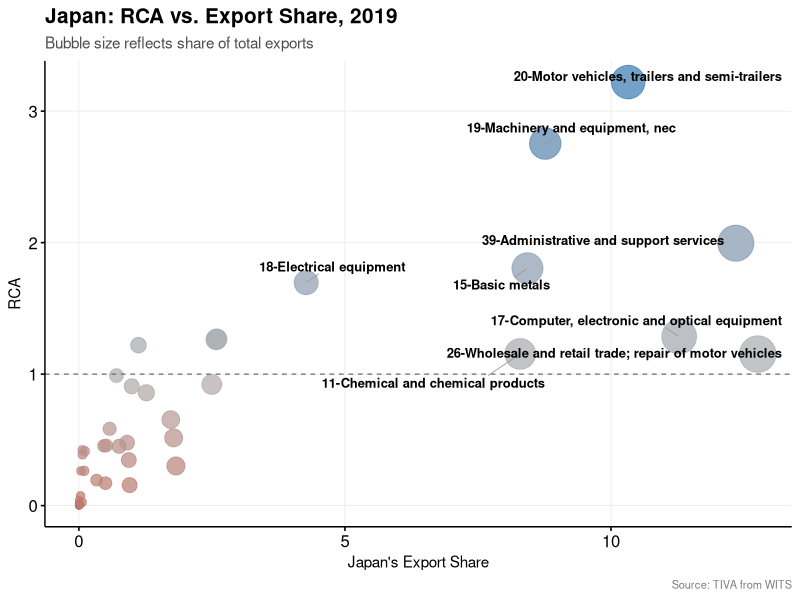
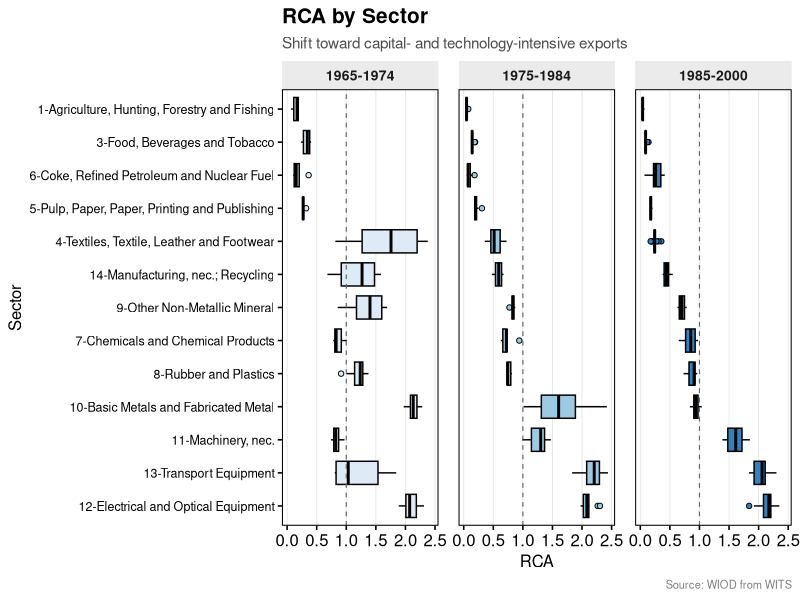
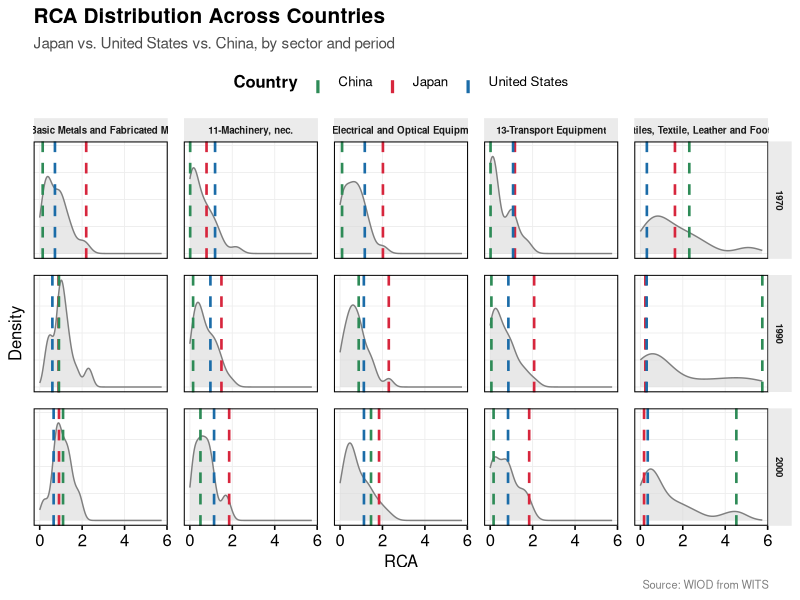

Source code (R) for these figures, in order:
## ---- chunk 1
#| echo: false
library(data.table)
library(ggpubr)
library(ggrepel)

dtcaw_tiva = fread("../data/02 ca/rca_jpn_tiva.csv")

ggscatter(
  dtcaw_tiva,
  x = "export_share",
  y = "traditional",
  size = "export_share",
  color = "traditional",
  xlab = "Japan's Export Share",
  ylab = "RCA",
  title = "Japan: RCA vs. Export Share, 2019",
  subtitle = "Bubble size reflects share of total exports",
  caption = "Source: TIVA from WITS",
  alpha = 0.75
) +
  scale_size_continuous(range = c(2, 12)) +
  scale_color_gradient2(
    midpoint = 1, low = "firebrick", mid = "grey70", high = "steelblue"
  ) +
  geom_hline(yintercept = 1, linetype = "dashed", color = "grey40", linewidth = 0.4) +
  geom_text_repel(
    aes(label = label_sect),
    size = 3.3,
    fontface = "bold",
    max.overlaps = 20,
    box.padding = 0.5,
    segment.color = "grey60",
    segment.size = 0.3
  ) +
  theme(
    legend.position = "none",
    plot.title = element_text(face = "bold", size = 15),
    plot.subtitle = element_text(color = "grey30", size = 11),
    plot.caption = element_text(color = "grey50", size = 8),
    panel.grid.major = element_line(color = "grey92", linewidth = 0.3),
    axis.title = element_text(size = 11)
  )

## ---- chunk 2
#| echo: false
library(data.table)
library(ggpubr)
library(ggrepel)

dtcaw_jpn = fread("../data/02 ca/rca_jpn.csv")

order_levels = unique(dtcaw_jpn[order(-traditional_med),sect_name])
dtcaw_jpn[,sect_name:=factor(sect_name,levels = order_levels)]

ggboxplot(
  dtcaw_jpn,
  x = "sect_name",
  xlab = "Sector",
  y = "traditional",
  ylab = "RCA",
  rotate = TRUE,
  facet.by = "period",
  nrow = 1,
  title = "RCA by Sector",
  subtitle = "Shift toward capital- and technology-intensive exports",
  caption = "Source: WIOD from WITS",
  fill = "period",
  palette = "Blues",
  outlier.shape = 21,
  outlier.size = 1.5
) +
  geom_hline(yintercept = 1, linetype = "dashed", color = "grey40", linewidth = 0.4) +
  theme(
    strip.text = element_text(size = 10, face = "bold"),
    strip.background = element_rect(fill = "grey92", color = NA),
    legend.position = "none",
    plot.title = element_text(face = "bold", size = 15),
    plot.subtitle = element_text(color = "grey30", size = 11),
    plot.caption = element_text(color = "grey50", size = 8),
    axis.text.y = element_text(size = 9),
    panel.grid.major.x = element_line(color = "grey90", linewidth = 0.3),
    panel.spacing = unit(1, "lines")
  )

## ---- chunk 3
#| echo: false
dtcaw_reg = fread("../data/02 ca/rca_reg.csv")

jpn_vals <- dtcaw_reg[region == "JPN",
                        .(traditional_jpn = traditional), 
                        by = .(sect_name, t)]
usa_vals <- dtcaw_reg[region == "USA",
                        .(traditional_usa = traditional), 
                        by = .(sect_name, t)]
chn_vals <- dtcaw_reg[region == "CHN",
                     .(traditional_chn= traditional), 
                     by = .(sect_name, t)]

ggdensity(
  dtcaw_reg,
  x = "traditional",
  facet.by = c("t", "sect_name"),
  ncol = 3,
  fill = "grey85",
  color = "grey50",
  alpha = 0.6
) +
  geom_vline(
    data = jpn_vals,
    aes(xintercept = traditional_jpn, color = "Japan"),
    linetype = "dashed", linewidth = 0.9
  ) +
  geom_vline(
    data = usa_vals,
    aes(xintercept = traditional_usa, color = "United States"),
    linetype = "dashed", linewidth = 0.9
  ) +
  geom_vline(
    data = chn_vals,
    aes(xintercept = traditional_chn, color = "China"),
    linetype = "dashed", linewidth = 0.9
  ) +
  scale_color_manual(
    name = "Country",
    values = c("Japan" = "#D7263D", "United States" = "#1B6CA8", "China" = "#2E8B57")
  ) +
  guides(color = guide_legend(override.aes = list(linetype = "dashed", linewidth = 1.1))) +
  xlab("RCA") +
  ylab("Density") +
  labs(
    title = "RCA Distribution Across Countries",
    subtitle = "Japan vs. United States vs. China, by sector and period",
    caption = "Source: WIOD from WITS"
  ) +
  theme(
    strip.text = element_text(size = 7, face = "bold"),
    strip.background = element_rect(fill = "grey92", color = NA),
    legend.position = "top",
    legend.title = element_text(face = "bold"),
    plot.title = element_text(face = "bold", size = 15),
    plot.subtitle = element_text(color = "grey30", size = 11),
    plot.caption = element_text(color = "grey50", size = 8),
    panel.grid.major = element_line(color = "grey93", linewidth = 0.3),
    panel.spacing = unit(0.8, "lines"),
    axis.text.y = element_blank(),
    axis.ticks.y = element_blank()
  )
